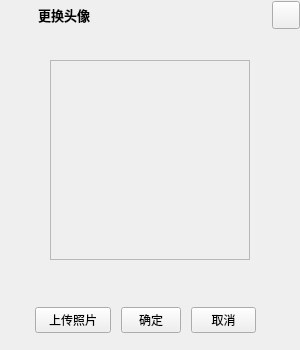
<?xml version="1.0" encoding="UTF-8"?>
<ui version="4.0">
 <class>GroupAvatarWidget</class>
 <widget class="QWidget" name="GroupAvatarWidget">
  <property name="geometry">
   <rect>
    <x>0</x>
    <y>0</y>
    <width>300</width>
    <height>350</height>
   </rect>
  </property>
  <property name="minimumSize">
   <size>
    <width>300</width>
    <height>350</height>
   </size>
  </property>
  <property name="maximumSize">
   <size>
    <width>300</width>
    <height>350</height>
   </size>
  </property>
  <property name="windowTitle">
   <string>更换头像</string>
  </property>
  <layout class="QVBoxLayout" name="verticalLayout">
   <property name="spacing">
    <number>0</number>
   </property>
   <property name="leftMargin">
    <number>0</number>
   </property>
   <property name="topMargin">
    <number>0</number>
   </property>
   <property name="rightMargin">
    <number>0</number>
   </property>
   <property name="bottomMargin">
    <number>0</number>
   </property>
   <item>
    <widget class="QWidget" name="widget" native="true">
     <property name="sizePolicy">
      <sizepolicy hsizetype="Expanding" vsizetype="Preferred">
       <horstretch>0</horstretch>
       <verstretch>0</verstretch>
      </sizepolicy>
     </property>
     <property name="minimumSize">
      <size>
       <width>0</width>
       <height>30</height>
      </size>
     </property>
     <property name="maximumSize">
      <size>
       <width>16777215</width>
       <height>30</height>
      </size>
     </property>
     <layout class="QHBoxLayout" name="horizontalLayout">
      <property name="spacing">
       <number>6</number>
      </property>
      <property name="leftMargin">
       <number>6</number>
      </property>
      <property name="topMargin">
       <number>0</number>
      </property>
      <property name="rightMargin">
       <number>0</number>
      </property>
      <property name="bottomMargin">
       <number>0</number>
      </property>
      <item>
       <widget class="QLabel" name="iconLabel">
        <property name="sizePolicy">
         <sizepolicy hsizetype="Fixed" vsizetype="Fixed">
          <horstretch>0</horstretch>
          <verstretch>0</verstretch>
         </sizepolicy>
        </property>
        <property name="minimumSize">
         <size>
          <width>26</width>
          <height>26</height>
         </size>
        </property>
        <property name="maximumSize">
         <size>
          <width>26</width>
          <height>26</height>
         </size>
        </property>
        <property name="text">
         <string/>
        </property>
       </widget>
      </item>
      <item>
       <widget class="QLabel" name="titleLabel">
        <property name="sizePolicy">
         <sizepolicy hsizetype="Expanding" vsizetype="Preferred">
          <horstretch>0</horstretch>
          <verstretch>0</verstretch>
         </sizepolicy>
        </property>
        <property name="font">
         <font>
          <family>微软雅黑</family>
          <pointsize>10</pointsize>
          <weight>75</weight>
          <italic>false</italic>
          <bold>true</bold>
         </font>
        </property>
        <property name="text">
         <string>更换头像</string>
        </property>
       </widget>
      </item>
      <item>
       <widget class="QPushButton" name="closeBtn">
        <property name="sizePolicy">
         <sizepolicy hsizetype="Fixed" vsizetype="Fixed">
          <horstretch>0</horstretch>
          <verstretch>0</verstretch>
         </sizepolicy>
        </property>
        <property name="minimumSize">
         <size>
          <width>28</width>
          <height>28</height>
         </size>
        </property>
        <property name="maximumSize">
         <size>
          <width>28</width>
          <height>28</height>
         </size>
        </property>
        <property name="text">
         <string/>
        </property>
       </widget>
      </item>
     </layout>
    </widget>
   </item>
   <item>
    <widget class="QWidget" name="widget_2" native="true">
     <property name="minimumSize">
      <size>
       <width>0</width>
       <height>0</height>
      </size>
     </property>
     <property name="maximumSize">
      <size>
       <width>10000</width>
       <height>10000</height>
      </size>
     </property>
     <property name="font">
      <font>
       <family>微软雅黑</family>
       <pointsize>6</pointsize>
      </font>
     </property>
     <layout class="QHBoxLayout" name="horizontalLayout_4">
      <property name="spacing">
       <number>0</number>
      </property>
      <property name="leftMargin">
       <number>0</number>
      </property>
      <property name="topMargin">
       <number>0</number>
      </property>
      <property name="rightMargin">
       <number>0</number>
      </property>
      <property name="bottomMargin">
       <number>0</number>
      </property>
      <item>
       <widget class="QScrollArea" name="scrollArea">
        <property name="minimumSize">
         <size>
          <width>200</width>
          <height>200</height>
         </size>
        </property>
        <property name="maximumSize">
         <size>
          <width>200</width>
          <height>200</height>
         </size>
        </property>
        <property name="cursor" stdset="0">
         <cursorShape>ArrowCursor</cursorShape>
        </property>
        <property name="verticalScrollBarPolicy">
         <enum>Qt::ScrollBarAlwaysOff</enum>
        </property>
        <property name="horizontalScrollBarPolicy">
         <enum>Qt::ScrollBarAlwaysOff</enum>
        </property>
        <property name="widgetResizable">
         <bool>true</bool>
        </property>
        <widget class="QWidget" name="scrollAreaWidgetContents">
         <property name="geometry">
          <rect>
           <x>0</x>
           <y>0</y>
           <width>1000</width>
           <height>1000</height>
          </rect>
         </property>
         <property name="cursor">
          <cursorShape>PointingHandCursor</cursorShape>
         </property>
         <layout class="QHBoxLayout" name="horizontalLayout_3">
          <property name="spacing">
           <number>0</number>
          </property>
          <property name="leftMargin">
           <number>0</number>
          </property>
          <property name="topMargin">
           <number>0</number>
          </property>
          <property name="rightMargin">
           <number>0</number>
          </property>
          <property name="bottomMargin">
           <number>0</number>
          </property>
          <item>
           <widget class="QLabel" name="headerLabel">
            <property name="sizePolicy">
             <sizepolicy hsizetype="Fixed" vsizetype="Fixed">
              <horstretch>0</horstretch>
              <verstretch>0</verstretch>
             </sizepolicy>
            </property>
            <property name="minimumSize">
             <size>
              <width>1000</width>
              <height>1000</height>
             </size>
            </property>
            <property name="text">
             <string/>
            </property>
            <property name="scaledContents">
             <bool>true</bool>
            </property>
           </widget>
          </item>
         </layout>
        </widget>
       </widget>
      </item>
     </layout>
    </widget>
   </item>
   <item>
    <widget class="QWidget" name="widget_4" native="true">
     <property name="minimumSize">
      <size>
       <width>0</width>
       <height>60</height>
      </size>
     </property>
     <layout class="QHBoxLayout" name="horizontalLayout_2">
      <property name="spacing">
       <number>10</number>
      </property>
      <property name="leftMargin">
       <number>0</number>
      </property>
      <property name="topMargin">
       <number>0</number>
      </property>
      <property name="rightMargin">
       <number>44</number>
      </property>
      <property name="bottomMargin">
       <number>0</number>
      </property>
      <item>
       <spacer name="horizontalSpacer">
        <property name="orientation">
         <enum>Qt::Horizontal</enum>
        </property>
        <property name="sizeHint" stdset="0">
         <size>
          <width>40</width>
          <height>20</height>
         </size>
        </property>
       </spacer>
      </item>
      <item>
       <widget class="QPushButton" name="uploadBtn">
        <property name="sizePolicy">
         <sizepolicy hsizetype="Minimum" vsizetype="Minimum">
          <horstretch>0</horstretch>
          <verstretch>0</verstretch>
         </sizepolicy>
        </property>
        <property name="minimumSize">
         <size>
          <width>60</width>
          <height>26</height>
         </size>
        </property>
        <property name="maximumSize">
         <size>
          <width>16777215</width>
          <height>26</height>
         </size>
        </property>
        <property name="font">
         <font>
          <family>微软雅黑</family>
         </font>
        </property>
        <property name="text">
         <string>上传照片</string>
        </property>
       </widget>
      </item>
      <item>
       <widget class="QPushButton" name="confirmBtn">
        <property name="sizePolicy">
         <sizepolicy hsizetype="Maximum" vsizetype="Maximum">
          <horstretch>0</horstretch>
          <verstretch>0</verstretch>
         </sizepolicy>
        </property>
        <property name="minimumSize">
         <size>
          <width>60</width>
          <height>0</height>
         </size>
        </property>
        <property name="maximumSize">
         <size>
          <width>60</width>
          <height>26</height>
         </size>
        </property>
        <property name="font">
         <font>
          <family>微软雅黑</family>
         </font>
        </property>
        <property name="text">
         <string>确定</string>
        </property>
       </widget>
      </item>
      <item>
       <widget class="QPushButton" name="cancelBtn">
        <property name="sizePolicy">
         <sizepolicy hsizetype="Maximum" vsizetype="Maximum">
          <horstretch>0</horstretch>
          <verstretch>0</verstretch>
         </sizepolicy>
        </property>
        <property name="minimumSize">
         <size>
          <width>60</width>
          <height>26</height>
         </size>
        </property>
        <property name="maximumSize">
         <size>
          <width>70</width>
          <height>26</height>
         </size>
        </property>
        <property name="font">
         <font>
          <family>微软雅黑</family>
         </font>
        </property>
        <property name="text">
         <string>取消</string>
        </property>
       </widget>
      </item>
     </layout>
    </widget>
   </item>
  </layout>
 </widget>
 <layoutdefault spacing="6" margin="11"/>
 <resources>
  <include location="../OpenPlanet/openplanet.qrc"/>
 </resources>
 <connections/>
</ui>
